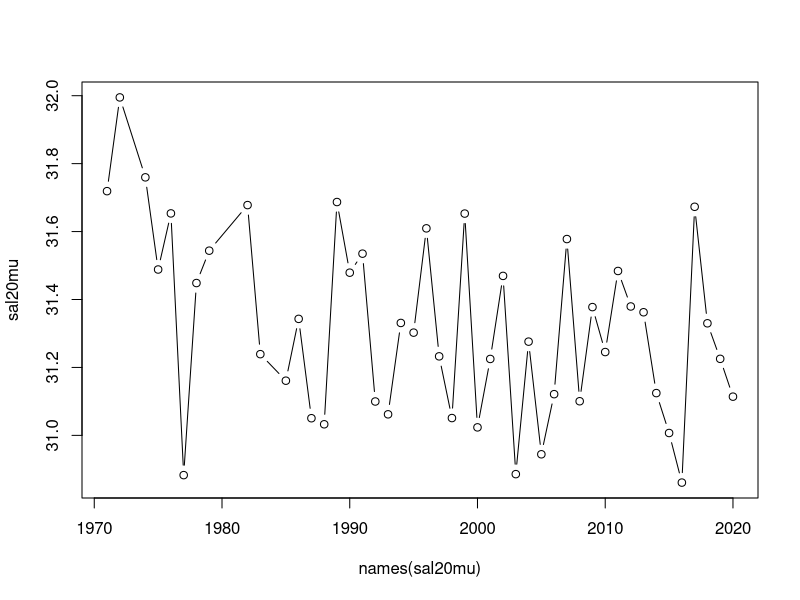

R code for this plot: (Note: this script raises an error after producing the figure.)

# now GAK1 salinity....
data <- read.csv("./data/GAK1.csv")

str(data)

data$year <- floor(data$dec.yr)

require(lubridate)
data$day <- yday(date_decimal(data$dec.yr)) # get Julian date

sal.set <- as.data.frame(tapply(data$Sal, list(data$dec.yr, data$Depth), mean))
colnames(sal.set) <- c("d0", "d10", "d20", "d30", "d50", "d75", "d100", "d150", "d200", "d250")

sal.set$year <- floor(as.numeric(rownames(sal.set))) 
sal.set$day <- yday(date_decimal(as.numeric(rownames(sal.set))))

unloadNamespace("lubridate")

salFMA <- dplyr::filter(sal.set, day>31 & day <=120)

sal20mu <- tapply(salFMA$d20, salFMA$year, mean, na.rm=T)
plot(names(sal20mu), sal20mu, type="b")

gak <- data.frame(Year = as.integer(names(sal20mu)),
                  AKCLIM_GAK1_salinity20m_FMA = sal20mu)


all.dat <- read.csv("./data/WGOA_EcoState_Data_Jan2023.csv")

new.dat <- dplyr::left_join(all.dat, gak)

write.csv(new.dat, "./data/WGOA_EcoState_Data_Jan2023.csv")
